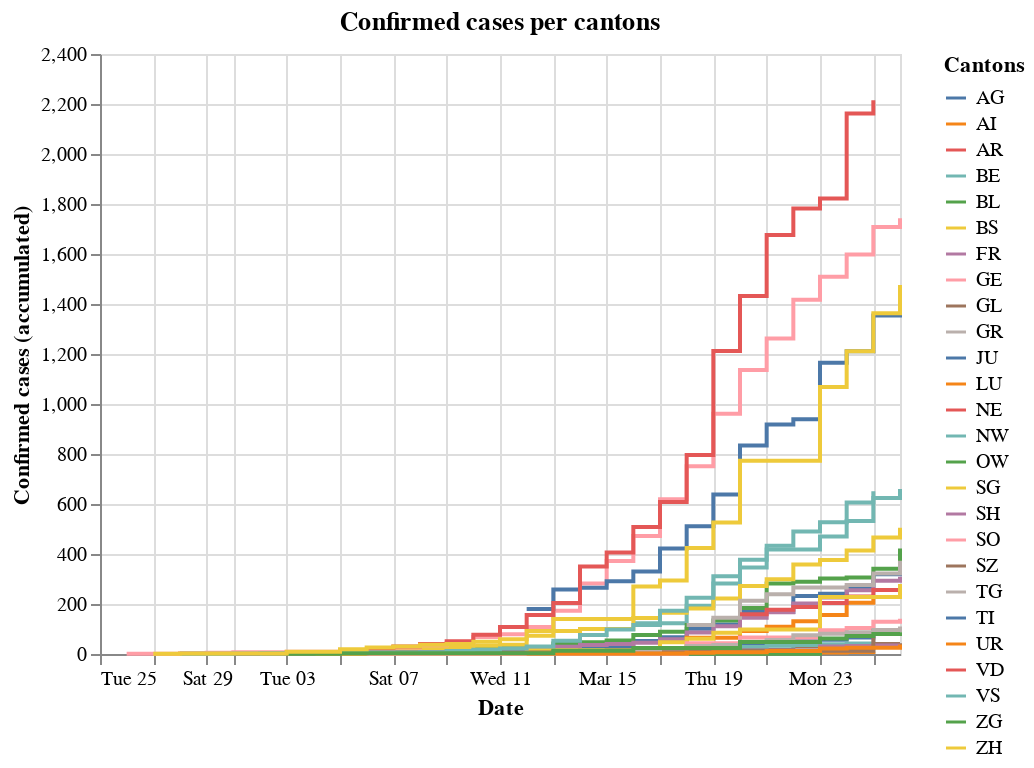

The notebook cell saved with this chart:
### Code cell
#hide_input
chart = alt.Chart(df).mark_line(interpolate='step-after').encode(
        x=X('date:T', axis=Axis(title='Date')),
        y=Y('ncumul_conf', axis=Axis(title="Confirmed cases (accumulated)"), scale=alt.Scale(type='linear')),
        color=alt.Color('abbreviation_canton_and_fl', legend=alt.Legend(title="Cantons")),
    ).properties(
    title="Confirmed cases per cantons"
    )
chart

### Figure 1 — Vega-Lite specification as saved in the notebook (floating-point values rounded to 4 significant figures; data arrays with more than 128 entries replaced by an {"elided": "..."} marker saying what was removed)
{"config": {"view": {"continuousWidth": 400, "continuousHeight": 300}}, "data": {"name": "data-f6146beff1ca5cea9a9ec3477486f656"}, "mark": {"type": "line", "interpolate": "step-after"}, "encoding": {"color": {"type": "nominal", "field": "abbreviation_canton_and_fl", "legend": {"title": "Cantons"}}, "x": {"type": "temporal", "axis": {"title": "Date"}, "field": "date"}, "y": {"type": "quantitative", "axis": {"title": "Confirmed cases (accumulated)"}, "field": "ncumul_conf", "scale": {"type": "linear"}}}, "title": "Confirmed cases per cantons", "$schema": "https://vega.github.io/schema/vega-lite/v4.0.2.json", "datasets": {"data-f6146beff1ca5cea9a9ec3477486f656": {"elided": "385 records"}}}
